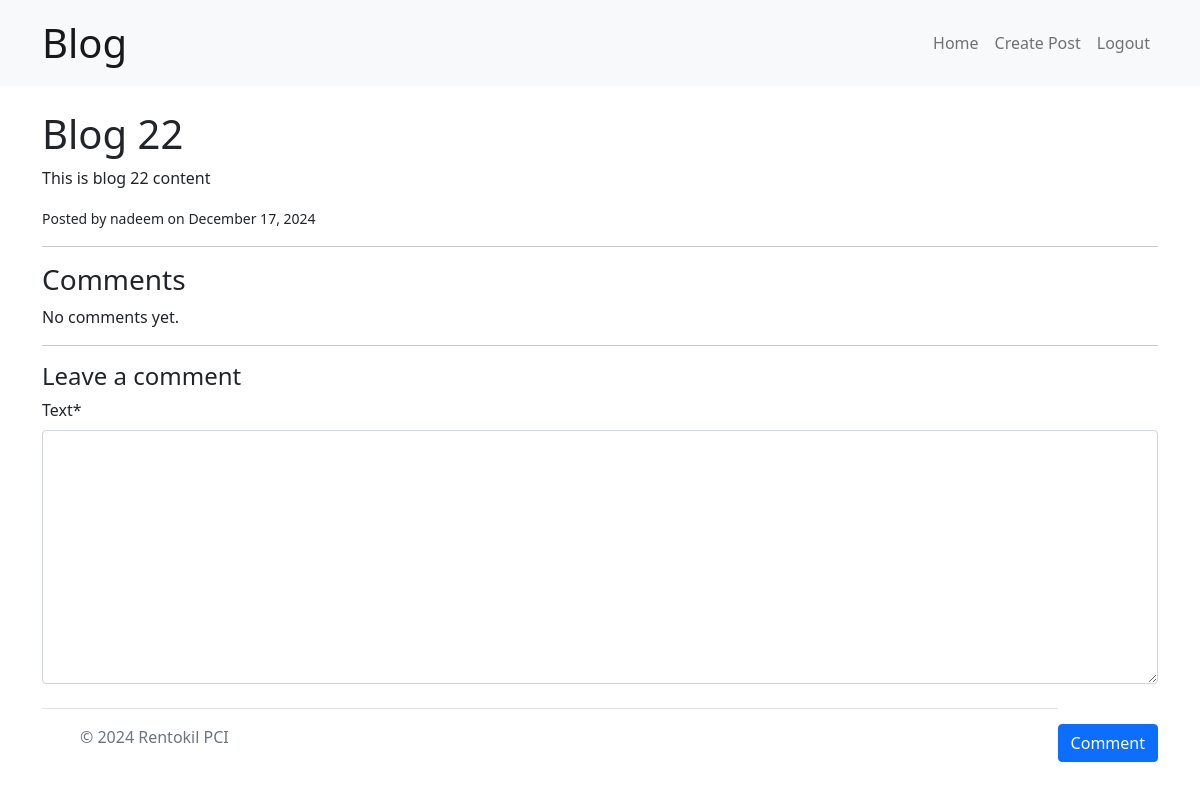
The page /post/8/ (signed in) on the database its author committed.
### blog/models.py (models this page shows, shortened)
class Post(models.Model):
    title = models.CharField(max_length=255)
    content = models.TextField()
    author = models.ForeignKey(User, on_delete=models.SET_NULL, null=True, blank=True)
    published_date = models.DateTimeField(default=timezone.now)
    class Meta:
        ordering = ['-published_date']

### blog/views.py (the view)
# urls.py: path('post/<int:pk>/', views.post_detail, name='post_detail'),
@login_required
def post_detail(request, pk):
    post = get_object_or_404(Post, pk=pk)
    comments = post.comments.all()
    if request.method == 'POST':
        form = CommentForm(request.POST)
        if form.is_valid():
            comment = form.save(commit=False)
            comment.post = post
            comment.author = request.user
            comment.save()
            return redirect('post_detail', pk=post.pk)
    else:
        form = CommentForm()
    return render(request, 'post_detail.html', {
        'post': post,
        'comments': comments,
        'form': form
    })

### blog/forms.py
class CommentForm(forms.ModelForm):
    class Meta:
        model = Comment
        fields = ['text']

### templates/post_detail.html (shortened to what this page needs)
{% extends 'base.html' %}
{% load crispy_forms_tags %}
{% block content %}
    <h1>{{ post.title }}</h1>
    <p>{{ post.content }}</p>
    <p><small>Posted by {{ post.author }} on {{ post.published_date|date:"F d, Y" }}</small></p>
    <hr>
    <h3>Comments</h3>
    {% for comment in post.comments.all %}
        <div class="card mb-2">
            <div class="card-body">
                <p><strong>{{comment.author}}</strong>: {{ comment.text }}</p>
                <p><small>Posted on {{ comment.timestamp|date:"F d, Y" }}</small></p>
                {% if comment.replies.all %}
                    <div class="ml-3">
                        <h5>Replies:</h5>
                        {% for reply in comment.replies.all %}
                            <div class="card mb-2">
                                <div class="card-body">
                                    <p><strong>{{ reply.author }}</strong>: {{ reply.text }}</p>
                                    <p><small>Posted on {{ reply.timestamp|date:"F d, Y" }}</small></p>
                                </div>
                            </div>
                        {% empty %}
                            <p>No replies yet.</p>
                        {% endfor %}
                    </div>
                {% endif %}
            </div>
        </div>
        <div class="ml-3">
            <form method="post" action="{% url 'comment_reply' comment.id %}">
                {% csrf_token %}
                <textarea name="text" class="form-control" placeholder="Reply to this comment"></textarea>
                <button type="submit" class="btn btn-primary my-2">Post Reply</button>
            </form>
        </div>
    {% empty %}
        <p>No comments yet.</p>
    {% endfor %}
    <hr>
    <h4>Leave a comment</h4>
    <form method="POST">
        {{ form|crispy }}
        <button type="submit" class="btn btn-primary my-4 float-end">Comment</button>
    </form>
{% endblock %}

### rows shown on the page
Post: title "Blog 22", content "This is blog 22 content", author "nadeem", published_date "December 17, 2024"
